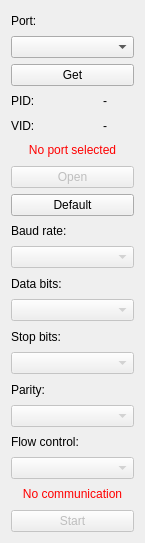
<?xml version="1.0" encoding="UTF-8"?>
<ui version="4.0">
 <class>SerialPortWidget</class>
 <widget class="QWidget" name="SerialPortWidget">
  <property name="geometry">
   <rect>
    <x>0</x>
    <y>0</y>
    <width>145</width>
    <height>543</height>
   </rect>
  </property>
  <property name="windowTitle">
   <string>Form</string>
  </property>
  <layout class="QGridLayout" name="gridLayout">
   <item row="1" column="0">
    <widget class="QComboBox" name="portComboBox">
     <property name="focusPolicy">
      <enum>Qt::WheelFocus</enum>
     </property>
    </widget>
   </item>
   <item row="0" column="0">
    <widget class="QLabel" name="label">
     <property name="text">
      <string>Port:</string>
     </property>
    </widget>
   </item>
   <item row="16" column="0">
    <widget class="QComboBox" name="parityComboBox">
     <property name="enabled">
      <bool>false</bool>
     </property>
     <property name="currentIndex">
      <number>-1</number>
     </property>
    </widget>
   </item>
   <item row="17" column="0">
    <widget class="QLabel" name="label_9">
     <property name="contextMenuPolicy">
      <enum>Qt::NoContextMenu</enum>
     </property>
     <property name="text">
      <string>Flow control:</string>
     </property>
    </widget>
   </item>
   <item row="12" column="0">
    <widget class="QComboBox" name="dataBitsComboBox">
     <property name="enabled">
      <bool>false</bool>
     </property>
     <property name="currentIndex">
      <number>-1</number>
     </property>
    </widget>
   </item>
   <item row="18" column="0">
    <widget class="QComboBox" name="flowControlComboBox">
     <property name="enabled">
      <bool>false</bool>
     </property>
     <property name="currentIndex">
      <number>-1</number>
     </property>
    </widget>
   </item>
   <item row="15" column="0">
    <widget class="QLabel" name="label_8">
     <property name="text">
      <string>Parity:</string>
     </property>
    </widget>
   </item>
   <item row="3" column="0">
    <layout class="QHBoxLayout" name="horizontalLayout_4">
     <item>
      <widget class="QLabel" name="label_2">
       <property name="text">
        <string>PID:</string>
       </property>
      </widget>
     </item>
     <item>
      <widget class="QLabel" name="pidLabel">
       <property name="text">
        <string>-</string>
       </property>
       <property name="alignment">
        <set>Qt::AlignCenter</set>
       </property>
      </widget>
     </item>
    </layout>
   </item>
   <item row="13" column="0">
    <widget class="QLabel" name="label_7">
     <property name="text">
      <string>Stop bits:</string>
     </property>
    </widget>
   </item>
   <item row="11" column="0">
    <widget class="QLabel" name="label_6">
     <property name="text">
      <string>Data bits:</string>
     </property>
    </widget>
   </item>
   <item row="10" column="0">
    <widget class="QComboBox" name="baudRateComboBox">
     <property name="enabled">
      <bool>false</bool>
     </property>
    </widget>
   </item>
   <item row="6" column="0">
    <widget class="QPushButton" name="openPortPushButton">
     <property name="enabled">
      <bool>false</bool>
     </property>
     <property name="text">
      <string>Open</string>
     </property>
    </widget>
   </item>
   <item row="9" column="0">
    <widget class="QLabel" name="label_5">
     <property name="text">
      <string>Baud rate:</string>
     </property>
    </widget>
   </item>
   <item row="20" column="0">
    <widget class="QPushButton" name="startCommunicationPushButton">
     <property name="enabled">
      <bool>false</bool>
     </property>
     <property name="text">
      <string>Start</string>
     </property>
    </widget>
   </item>
   <item row="14" column="0">
    <widget class="QComboBox" name="stopBitsComboBox">
     <property name="enabled">
      <bool>false</bool>
     </property>
     <property name="currentIndex">
      <number>-1</number>
     </property>
    </widget>
   </item>
   <item row="5" column="0">
    <widget class="QLabel" name="portStatusLabel">
     <property name="text">
      <string>&lt;html&gt;&lt;head/&gt;&lt;body&gt;&lt;p&gt;&lt;span style=&quot; color:#ff0000;&quot;&gt;No port selected&lt;/span&gt;&lt;/p&gt;&lt;/body&gt;&lt;/html&gt;</string>
     </property>
     <property name="alignment">
      <set>Qt::AlignCenter</set>
     </property>
    </widget>
   </item>
   <item row="19" column="0">
    <widget class="QLabel" name="communicationStatusLabel">
     <property name="text">
      <string>&lt;font color = red&gt;No communication</string>
     </property>
     <property name="alignment">
      <set>Qt::AlignCenter</set>
     </property>
    </widget>
   </item>
   <item row="2" column="0">
    <widget class="QPushButton" name="getPortsPushButton">
     <property name="text">
      <string>Get</string>
     </property>
     <property name="autoDefault">
      <bool>true</bool>
     </property>
     <property name="default">
      <bool>false</bool>
     </property>
     <property name="flat">
      <bool>false</bool>
     </property>
    </widget>
   </item>
   <item row="4" column="0">
    <layout class="QHBoxLayout" name="horizontalLayout_5">
     <item>
      <widget class="QLabel" name="label_3">
       <property name="text">
        <string>VID:</string>
       </property>
      </widget>
     </item>
     <item>
      <widget class="QLabel" name="vidLabel">
       <property name="text">
        <string>-</string>
       </property>
       <property name="alignment">
        <set>Qt::AlignCenter</set>
       </property>
      </widget>
     </item>
    </layout>
   </item>
   <item row="8" column="0">
    <widget class="QPushButton" name="pushButton">
     <property name="text">
      <string>Default</string>
     </property>
    </widget>
   </item>
  </layout>
 </widget>
 <tabstops>
  <tabstop>portComboBox</tabstop>
  <tabstop>baudRateComboBox</tabstop>
  <tabstop>dataBitsComboBox</tabstop>
  <tabstop>stopBitsComboBox</tabstop>
  <tabstop>parityComboBox</tabstop>
  <tabstop>flowControlComboBox</tabstop>
 </tabstops>
 <resources/>
 <connections/>
</ui>
